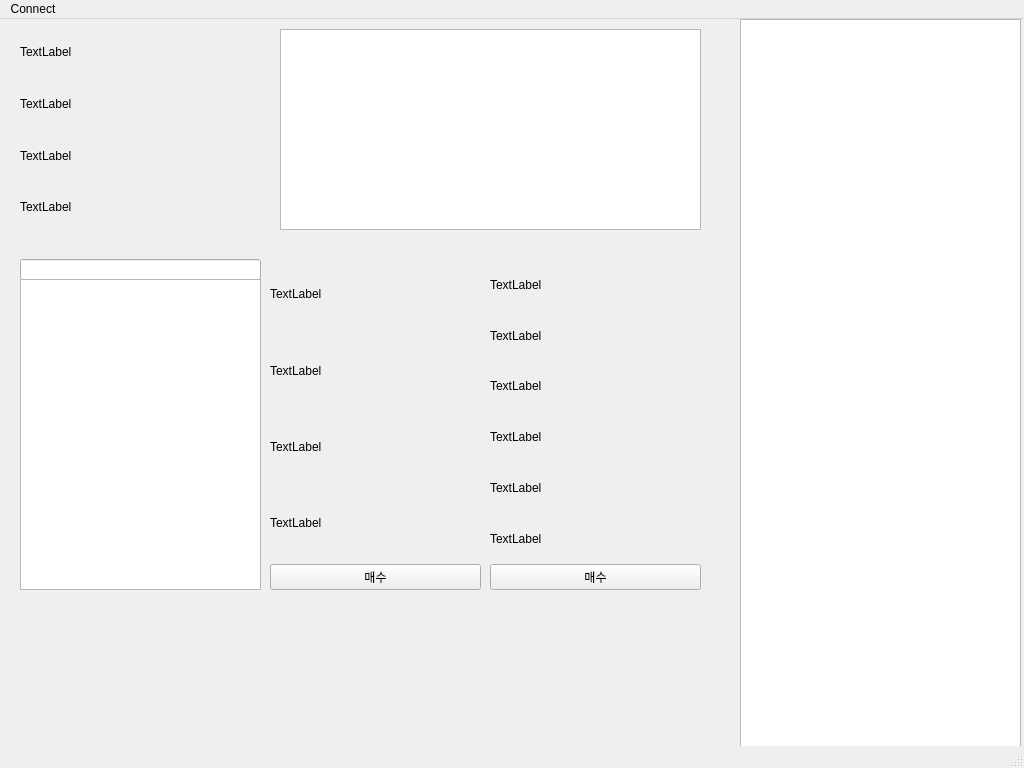
<?xml version="1.0" encoding="UTF-8"?>
<ui version="4.0">
 <class>MainWindow</class>
 <widget class="QMainWindow" name="MainWindow">
  <property name="geometry">
   <rect>
    <x>0</x>
    <y>0</y>
    <width>1024</width>
    <height>768</height>
   </rect>
  </property>
  <property name="windowTitle">
   <string>MainWindow</string>
  </property>
  <widget class="QWidget" name="centralwidget">
   <widget class="QWidget" name="verticalLayoutWidget">
    <property name="geometry">
     <rect>
      <x>20</x>
      <y>10</y>
      <width>241</width>
      <height>201</height>
     </rect>
    </property>
    <layout class="QVBoxLayout" name="verticalLayout">
     <item>
      <widget class="QLabel" name="label_login_info">
       <property name="text">
        <string>TextLabel</string>
       </property>
      </widget>
     </item>
     <item>
      <widget class="QLabel" name="label_kospi">
       <property name="text">
        <string>TextLabel</string>
       </property>
      </widget>
     </item>
     <item>
      <widget class="QLabel" name="label_nasdaq">
       <property name="text">
        <string>TextLabel</string>
       </property>
      </widget>
     </item>
     <item>
      <widget class="QLabel" name="label_cash_balance">
       <property name="text">
        <string>TextLabel</string>
       </property>
      </widget>
     </item>
    </layout>
   </widget>
   <widget class="QWidget" name="verticalLayoutWidget_2">
    <property name="geometry">
     <rect>
      <x>270</x>
      <y>240</y>
      <width>211</width>
      <height>331</height>
     </rect>
    </property>
    <layout class="QVBoxLayout" name="layout_search_stock_info">
     <item>
      <widget class="QLabel" name="label_search_stock_name">
       <property name="text">
        <string>TextLabel</string>
       </property>
      </widget>
     </item>
     <item>
      <widget class="QLabel" name="label_search_stock_current">
       <property name="text">
        <string>TextLabel</string>
       </property>
      </widget>
     </item>
     <item>
      <widget class="QLabel" name="label_search_stock_diffbefore">
       <property name="text">
        <string>TextLabel</string>
       </property>
      </widget>
     </item>
     <item>
      <widget class="QLabel" name="label_search_stock_fluctuations">
       <property name="text">
        <string>TextLabel</string>
       </property>
      </widget>
     </item>
     <item>
      <widget class="QPushButton" name="btn_search_stock_buy">
       <property name="text">
        <string>매수</string>
       </property>
      </widget>
     </item>
    </layout>
   </widget>
   <widget class="QLineEdit" name="edit_all_stock_filter">
    <property name="geometry">
     <rect>
      <x>20</x>
      <y>240</y>
      <width>241</width>
      <height>21</height>
     </rect>
    </property>
   </widget>
   <widget class="QListWidget" name="list_all_stock">
    <property name="geometry">
     <rect>
      <x>20</x>
      <y>260</y>
      <width>241</width>
      <height>311</height>
     </rect>
    </property>
   </widget>
   <widget class="QListWidget" name="list_log">
    <property name="geometry">
     <rect>
      <x>740</x>
      <y>0</y>
      <width>281</width>
      <height>731</height>
     </rect>
    </property>
   </widget>
   <widget class="QWidget" name="verticalLayoutWidget_3">
    <property name="geometry">
     <rect>
      <x>490</x>
      <y>240</y>
      <width>211</width>
      <height>331</height>
     </rect>
    </property>
    <layout class="QVBoxLayout" name="layout_search_stock_info_2">
     <property name="spacing">
      <number>0</number>
     </property>
     <item>
      <widget class="QLabel" name="label_search_mystock_amount">
       <property name="text">
        <string>TextLabel</string>
       </property>
      </widget>
     </item>
     <item>
      <widget class="QLabel" name="label_search_mystock_value_cur">
       <property name="text">
        <string>TextLabel</string>
       </property>
      </widget>
     </item>
     <item>
      <widget class="QLabel" name="label_search_mystock_value_avg">
       <property name="text">
        <string>TextLabel</string>
       </property>
      </widget>
     </item>
     <item>
      <widget class="QLabel" name="label_search_mystock_value_val">
       <property name="text">
        <string>TextLabel</string>
       </property>
      </widget>
     </item>
     <item>
      <widget class="QLabel" name="label_search_mystock_value_rate">
       <property name="text">
        <string>TextLabel</string>
       </property>
      </widget>
     </item>
     <item>
      <widget class="QLabel" name="label_search_mystock_value_buy">
       <property name="text">
        <string>TextLabel</string>
       </property>
      </widget>
     </item>
     <item>
      <widget class="QPushButton" name="btn_search_stock_buy_2">
       <property name="text">
        <string>매수</string>
       </property>
      </widget>
     </item>
    </layout>
   </widget>
   <widget class="QTableWidget" name="table_have_stock">
    <property name="geometry">
     <rect>
      <x>280</x>
      <y>10</y>
      <width>421</width>
      <height>201</height>
     </rect>
    </property>
    <property name="inputMethodHints">
     <set>Qt::ImhPreferNumbers</set>
    </property>
    <property name="editTriggers">
     <set>QAbstractItemView::NoEditTriggers</set>
    </property>
   </widget>
  </widget>
  <widget class="QMenuBar" name="menubar">
   <property name="geometry">
    <rect>
     <x>0</x>
     <y>0</y>
     <width>1024</width>
     <height>21</height>
    </rect>
   </property>
   <widget class="QMenu" name="menuLogin">
    <property name="title">
     <string>Connect</string>
    </property>
    <addaction name="actionLogin"/>
   </widget>
   <addaction name="menuLogin"/>
  </widget>
  <widget class="QStatusBar" name="statusbar"/>
  <action name="actionLogin">
   <property name="text">
    <string>Login</string>
   </property>
  </action>
 </widget>
 <resources/>
 <connections/>
</ui>
